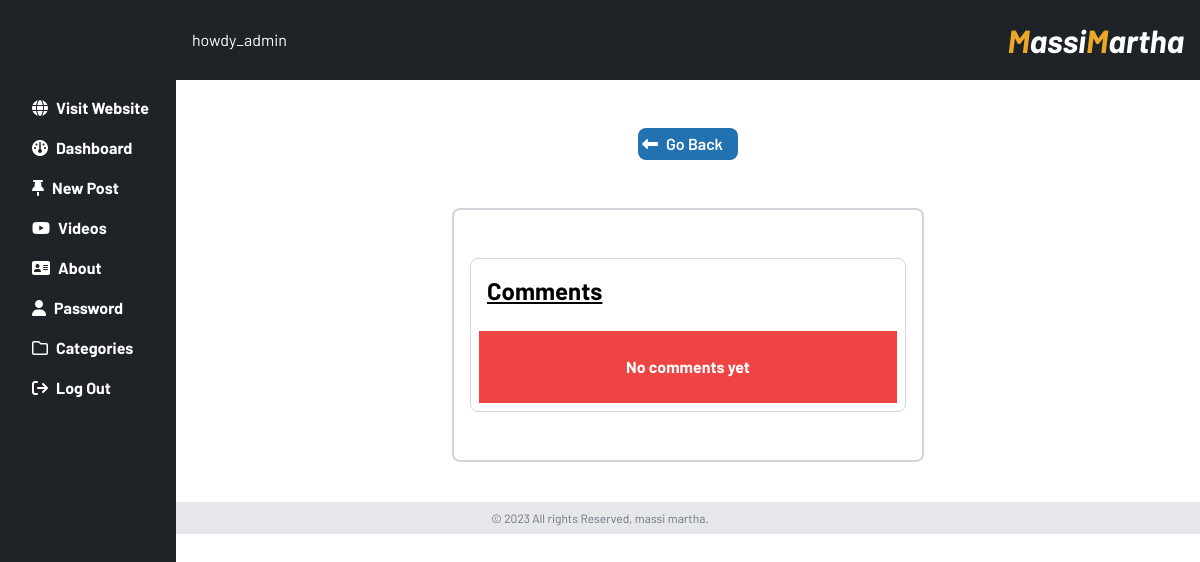
Before: /admin_panel/see-comments?com_id=7 (signed in) with the older database file.
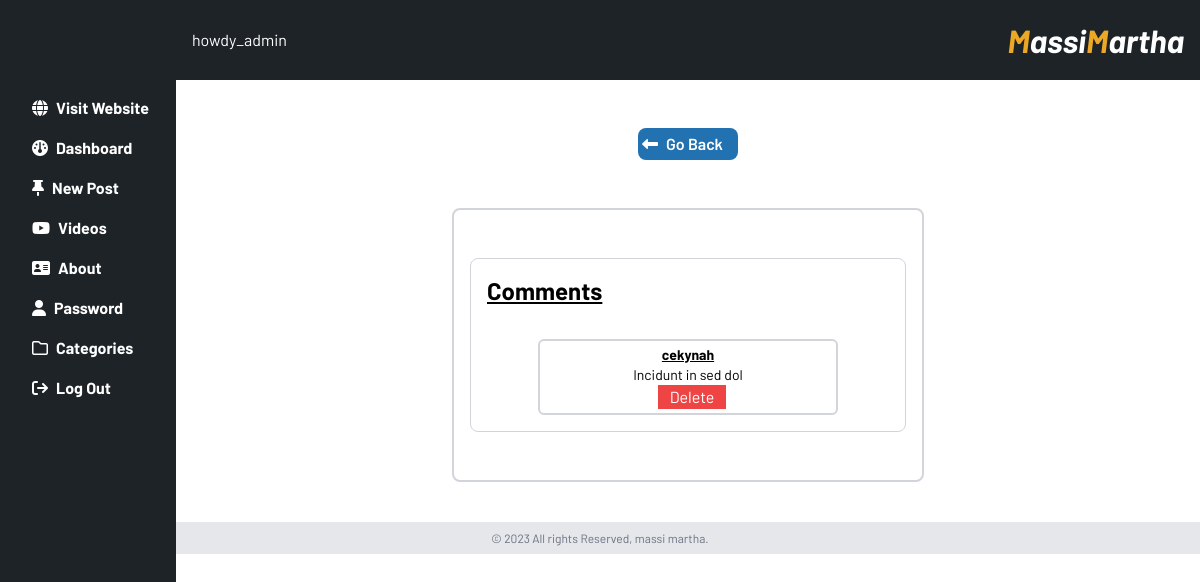
After: the same page with the newer database file.
### tables this page shows
CREATE TABLE `tbl_comments` (
  `id` int(11) NOT NULL,
  `comment` text NOT NULL,
  `post_id` int(11) NOT NULL,
  `username` text NOT NULL,
  `date` date NOT NULL
);

### admin_panel/see-comments.php (the view, shortened to what this page needs)
<?php
include '../config/config.inc.php';
?>
<?php
if(isset($_GET['com_id'])){
    $bid = $_GET['com_id'];
  }
include 'partials/header-add.php';
?>
<div class=" my-6  lg:mt-12 w-full flex justify-center">
<p id="go-back" class="w-[100px] cursor-pointer p-1 font-semibold bg-[#2271B1] text-white rounded-lg "><i class="fa-solid fa-left-long mr-2"></i>Go Back</p>
</div>
<div class="w-full lg:flex justify-center items-center p-2 mt-2 ">
<div class="testimny__wrapper w-full  lg:p-4  lg:w-1/2">
<div class="small_wrap border-2 border-gray-300 rounded-lg p-2 lg:p-4">
    <div class="border border-gray-300 rounded-lg  w-full my-8 ">
    <h2 class="font-bold text-2xl my-4 underline ml-4">Comments </h2>
    <div class="mony__wrapper p-2  w-full max-h-[500px] flex flex-wrap justify-around items-center ">
<?php
$sql = "SELECT * FROM tbl_comments WHERE post_id=$bid";
$res = mysqli_query($conn, $sql);
$count = mysqli_num_rows($res);
if($count>0){
while($row=mysqli_fetch_assoc($res)){
    $id = $row['id'];
    $name = $row['username'];
    $comment = $row['comment'];
    ?>
     <div class="card my-2 lg:w-[300px] border-2 rounded-md p-1 border-gray-300">
<div class="cation flex justify-center items-center flex-col">
<p class="text-sm font-bold underline"><?php echo $name; ?></p>
<p class="text-sm"><?php echo $comment; ?></p>
    <a href="see-comments?cid=<?php echo $id; ?>" onclick="confirm('Are you sure to Delete this comment?');" class="bg-red-500 text-white px-3 ml-2 hover:text-red-500">Delete</a>
</div>
    </div>
                <?php
}   }else{
 echo '
 <div class="w-full text-center bg-red-500 p-6 text-white font-bold">
                <p>No comments yet</p>
              </div>
 ';
}
?>
       </div>
    </div>
</div>
</div>
</div>
<?php include 'partials/footer.php'; ?>

Changed rows visible on the page:
added tbl_comments: username "cekynah", comment "Incidunt in sed dol"
Other visible differences:
text no longer shown: "No comments yet"
